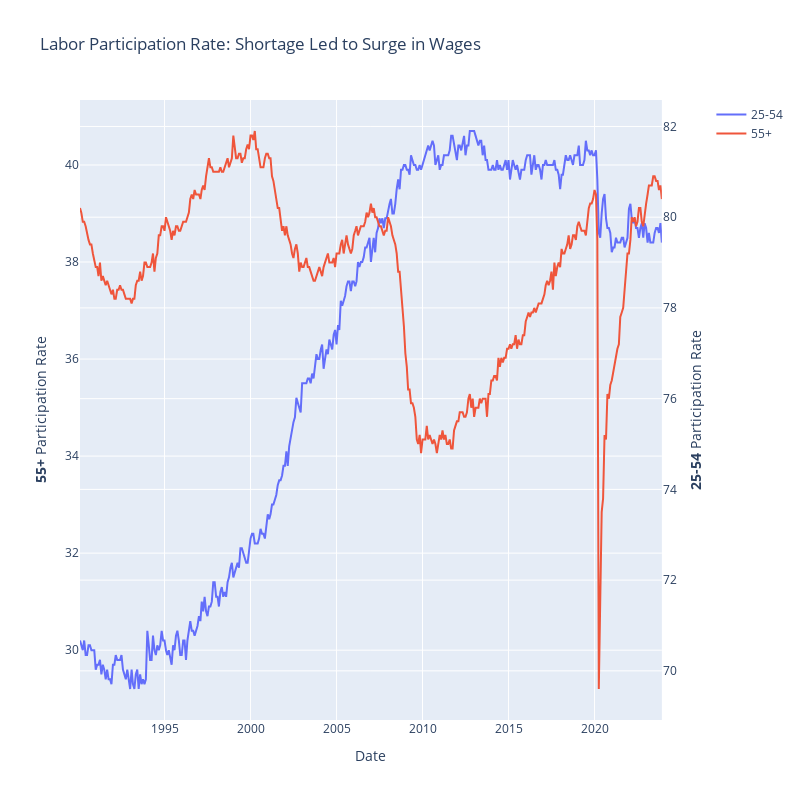

Notebook source saved alongside this figure:
### Code cell
import plotly.graph_objects as go
from plotly.subplots import make_subplots
age_participation.columns = ['Participation 25-54','Participation 55+']

fig = make_subplots(specs=[[{"secondary_y": True}]])

fig.add_trace(
    go.Scatter(x=age_participation.index, y=age_participation['Participation 25-54'], name="25-54"),
    secondary_y=False,)
fig.add_trace(
    go.Scatter(x=age_participation.index, y=age_participation['Participation 55+'], name="55+"),
    secondary_y=True,)
fig.update_layout(
    title_text="Labor Participation Rate: Shortage Led to Surge in Wages",
    width=800,
    height=800)

fig.update_xaxes(title_text="Date")
fig.update_yaxes(title_text="<b>55+</b> Participation Rate", secondary_y=False)
fig.update_yaxes(title_text="<b>25-54</b> Participation Rate", secondary_y=True)
fig.show()

### Figure 1 — Plotly figure (JSON) as saved in the notebook; plotly's stock layout.template omitted (floating-point values rounded to 4 significant figures; data arrays with more than 128 entries replaced by an {"elided": "..."} marker saying what was removed)
{"data": [{"name": "25-54", "type": "scatter", "x": {"elided": "407 str values"}, "xaxis": "x", "y": {"elided": "407 float values"}, "yaxis": "y"}, {"name": "55+", "type": "scatter", "x": {"elided": "407 str values"}, "xaxis": "x", "y": {"elided": "407 float values"}, "yaxis": "y2"}], "layout": {"height": 800, "title": {"text": "Labor Participation Rate: Shortage Led to Surge in Wages"}, "width": 800, "xaxis": {"anchor": "y", "domain": [0, 0.94], "title": {"text": "Date"}}, "yaxis": {"anchor": "x", "domain": [0, 1], "title": {"text": "<b>55+</b> Participation Rate"}}, "yaxis2": {"anchor": "x", "overlaying": "y", "side": "right", "title": {"text": "<b>25-54</b> Participation Rate"}}}}
